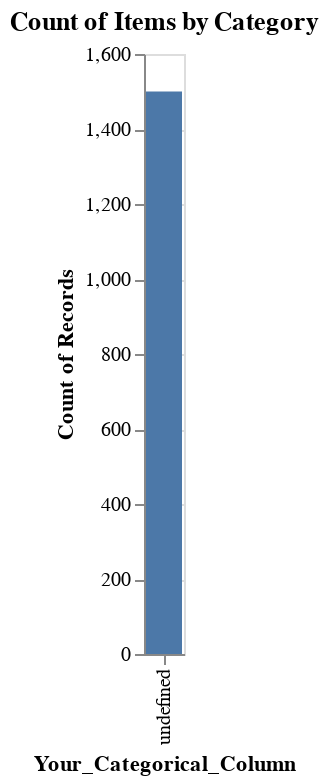

The notebook cell saved with this chart:
### Code cell
# Import necessary libraries
from pandas import DataFrame
import altair as alt

# Import the Database class from your data module
from app.data import Database

# Create an instance of the Database class with the collection name
db = Database('Database')

# Load data into a DataFrame
df = db.dataframe()

# View the first few rows of data
df.head()

# Get information about the DataFrame
df.info()

# Create a simple chart using Altair
chart = alt.Chart(df).mark_bar().encode(
    x='Your_Categorical_Column:N',
    y='count()'
).properties(
    title='Count of Items by Category'
).interactive()  # Add interactivity to the chart

# Display the chart in the notebook
chart

### Figure 1 — Vega-Lite specification as saved in the notebook (floating-point values rounded to 4 significant figures; data arrays with more than 128 entries replaced by an {"elided": "..."} marker saying what was removed)
{"config": {"view": {"continuousWidth": 300, "continuousHeight": 300}}, "data": {"name": "data-0d2b2d5ea790b599b997448a72c9ec66"}, "mark": {"type": "bar"}, "encoding": {"x": {"field": "Your_Categorical_Column", "type": "nominal"}, "y": {"aggregate": "count", "type": "quantitative"}}, "params": [{"name": "param_8", "select": {"type": "interval", "encodings": ["x", "y"]}, "bind": "scales"}], "title": "Count of Items by Category", "$schema": "https://vega.github.io/schema/vega-lite/v5.16.3.json", "datasets": {"data-0d2b2d5ea790b599b997448a72c9ec66": {"elided": "1500 records"}}}
